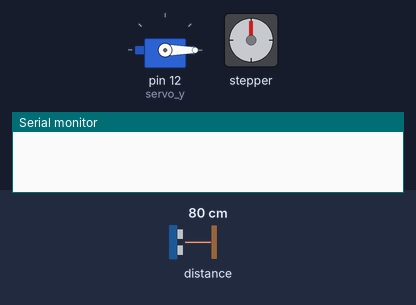
Simulated run of this sketch. Board: Arduino Uno, built with avr-gcc and run on an emulated ATmega328P. Parts: servo, stepper motor, the last lines printed to the serial monitor. The inputs (shaded band) are chosen by the test bench; at power-on: distance to the obstacle 80 cm. Stepper angles assume 200 steps per turn.

Above: at 0.6 s.
At 7.7 s:
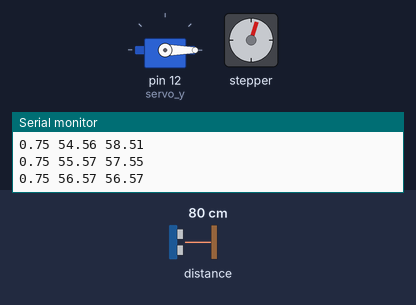
7.8 s: distance to the obstacle set to 2 cm
At 8.8 s:
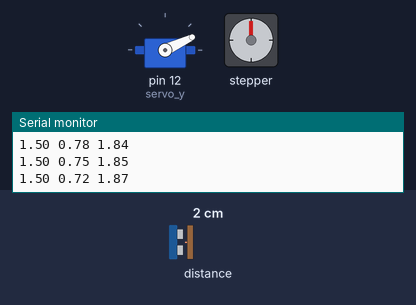
Timing chart, 0 to 16.8 s (numbered marks = the images above; inputs shaded):
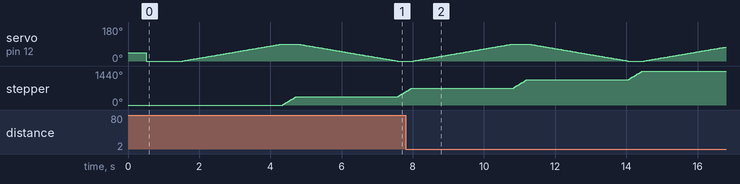

The sketch:

Arduino_Integrador.ino
```cpp
#include <Servo.h>
#include <Wire.h>
#include <LIDARLite.h>
#include <Stepper.h>


//Delay entre muestras para evitar malas lecturas por movimientos mecanicos
#define Delay_S 10
//Tamaño de pasos
#define A_Pasos 1 //x
#define A_Servo 1 //y
#define M_PI 3.1416
//Comentario
//Variables
const int stepsPerRevolution=200; //Pasos por vuelta
LIDARLite LIDAR;
Servo servo_y;
Stepper myStepper(stepsPerRevolution,8,9,10,11);
int MotorStep = 0,AnguloServo = 0;
float x,y,z,h,LP = 0;

void setup()
{
  // Iniciar serial
  Serial.begin(115200);
  //RPM Motor a Pasos
  myStepper.setSpeed(150);
  //Servo
  servo_y.attach(12);
  servo_y.write(0);
  altura();
  //Lidar Lite v3
  LIDAR.begin(0, true);
  LIDAR.configure(0);


}
//Loop principal hace girar el motor a pasos un número determindao de veces y luego regresa.
void loop()
{
  delay(1000);
    for (MotorStep = 0; MotorStep <= 120;MotorStep+= 1)
     {
        if(AnguloServo < 90)
        {
          for (AnguloServo = 0; AnguloServo <= 90;AnguloServo+= A_Servo)
          {
            servo_y.write(AnguloServo);
            medir_LIDAR();
          }
        }
        else
        {
          for (AnguloServo = 90; AnguloServo >= 0;AnguloServo-= A_Servo)
          {
            servo_y.write(AnguloServo);
            medir_LIDAR();
          }
        }
        myStepper.step(stepsPerRevolution/A_Pasos);
        LP = LP + 0.75;
     }
    for (MotorStep = 120; MotorStep >= 0;MotorStep-= 1)
     {
       if(AnguloServo < 90)
        {
          for (AnguloServo = 0; AnguloServo <= 90;AnguloServo+= A_Servo)
          {
            servo_y.write(AnguloServo);
            medir_LIDAR();
          }
        }
       else
        {
          for (AnguloServo = 90; AnguloServo >= 0;AnguloServo-= A_Servo)
          {
            servo_y.write(AnguloServo);
            medir_LIDAR();
          }
        }
        myStepper.step(-stepsPerRevolution/A_Pasos);
        LP = LP - 0.75;
     }
}

// Function para adquirir y mandar datos a serial
void medir_LIDAR()
{

  if(AnguloServo >= 0 && AnguloServo <= 45)
    {
        delay(Delay_S);
        x = LP ;
        y = (LIDAR.distance(false) * abs(sin((45-AnguloServo)*(M_PI/180))));
        z = (LIDAR.distance(false) * abs(cos((45-AnguloServo)*(M_PI/180))));
        // Dar formato y enviar a serial
        Serial.println(String(x)+ " " + String(y) + " " + String(z));
    }
  if(AnguloServo > 45 && AnguloServo<= 90)
    {
        delay(Delay_S);
        x = LP ;
        y = (LIDAR.distance(false) * abs(sin((AnguloServo-45)*(M_PI/180))));
        z = (LIDAR.distance(false) * abs(cos((AnguloServo-45)*(M_PI/180))));
        // Dar formato y enviar a serial
        Serial.println(String(x)+ " " + String(y) + " " + String(z));

    }
}
//funcion para leer altura inicial del LIDAR
void altura()
{
  servo_y.write(45);
  delay(500);
  h = LIDAR.distance(false);
  servo_y.write(0);
}
```
